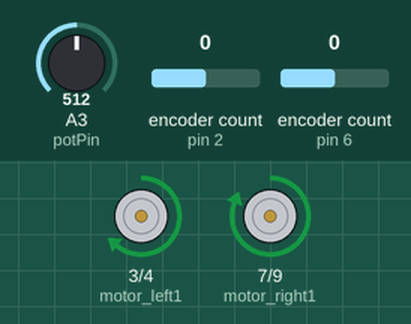
The sketch below on a simulated Arduino Uno, built with avr-gcc and run on an emulated ATmega328P. Shown: motor-driver pin pairs drawn as motors (green arrow = first pin HIGH = forward, orange = second pin HIGH = backward, longer = more drive). The inputs (shaded band) are chosen by the test bench; at power-on: A3 (potPin) = 512, encoder count (sensors on pin 2, pin 6) 0. What the sketch prints to the serial monitor is not drawn.

Above: at 1.2 s.
1.3 s: A3 (potPin) set to 716
At 2.7 s:
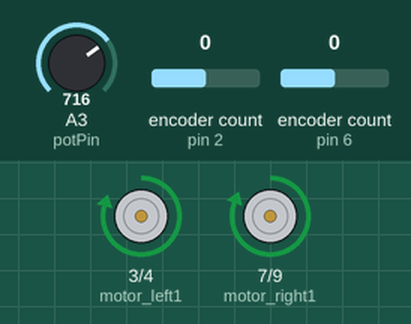
3.0 s: A3 (potPin) set to 576
At 3.7 s:
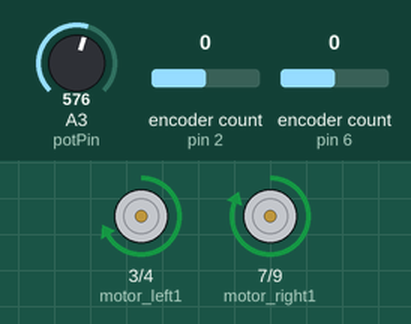
4.8 s: A3 (potPin) set to 554
At 5.5 s:
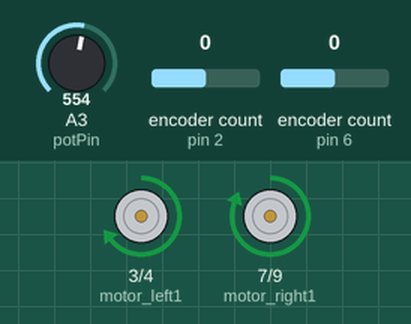
7.8 s: A3 (potPin) set to 306
At 8.8 s:
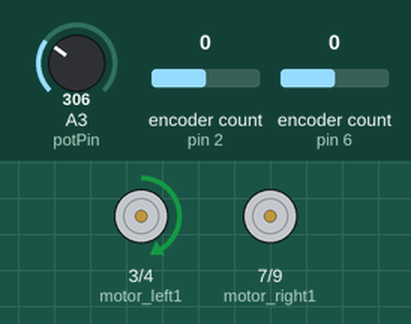
9.6 s: encoder count (sensor on pin 2) set to -1
At 11.0 s:
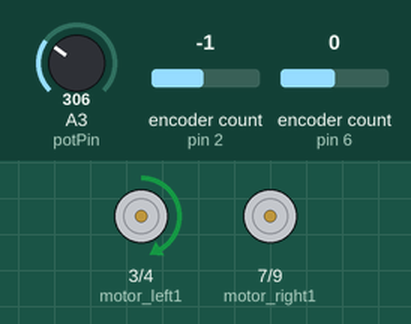
12.6 s: A3 (potPin) set to 122
At 13.6 s:
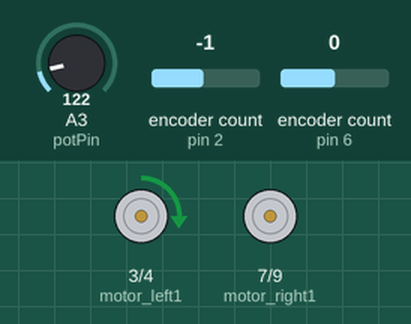
Timing chart, 0 to 15.4 s (numbered marks = the images above; inputs shaded):
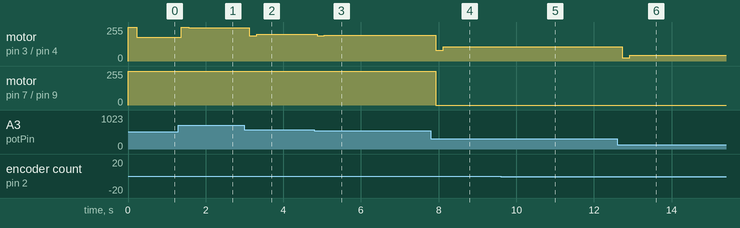

Measured:
- after the input at 1.3 s, motor on pin 3 (motor_left1) / pin 4 (motor_left2): forward 180/255 → forward 255/255 after 0.07 s, → forward 250/255 0.19 s later
- after the input at 3.0 s, motor on pin 3 (motor_left1) / pin 4 (motor_left2): forward 250/255 → forward 189/255 after 0.12 s, → forward 202/255 0.19 s later
- after the input at 4.8 s, motor on pin 3 (motor_left1) / pin 4 (motor_left2): forward 202/255 → forward 191/255 after 0.07 s, → forward 194/255 0.19 s later
- after the input at 7.8 s, motor on pin 3 (motor_left1) / pin 4 (motor_left2): forward 194/255 → forward 82/255 after 0.13 s, → forward 106/255 0.19 s later; motor on pin 7 (motor_right1) / pin 9 (motor_right2): forward 255/255 → stopped after 0.13 s
- after the input at 9.6 s, motor on pin 3 (motor_left1) / pin 4 (motor_left2): forward 106/255 → forward 107/255 after 0.05 s
- after the input at 12.6 s, motor on pin 3 (motor_left1) / pin 4 (motor_left2): forward 107/255 → forward 26/255 after 0.13 s, → forward 43/255 0.19 s later

The sketch:

Dual_Motor_PID.ino
```cpp
#include <Encoder.h>

const int encoderA = 2;
const int encoderB = 5;
const int encoderC = 6;
const int encoderD = 8;

const int motor_left1 = 3;
const int motor_left2 = 4;
const int motor_right1 = 7;
const int motor_right2 = 9;

// Potentiometer
int potPin = A3;
int potVal = 0;

Encoder myEncoderleft(encoderA, encoderB);
Encoder myEncoderright(encoderC, encoderD);

unsigned long lastTime = 0;
float deltaTime = 0.0;

// Left PID
float left_integral = 0.0;
float left_derivative = 0.0;
float left_previousError = 0.0;
float left_pos = 0;
float left_setpoint = 0;
float left_output = 0;
float left_error = 0;

// Right PID
float right_integral = 0.0;
float right_derivative = 0.0;
float right_previousError = 0.0;
float right_pos = 0;
float right_setpoint = 0;
float right_output = 0;
float right_error = 0;

// Universal
float ticksPerDegree = 44.0 * 193.0 / 360.0 / 3.0;

// PID gains
float Kp = 2.0;
float Ki = 0.0;
float Kd = 0.1;

void set_motor(int pin1, int pin2, int speed)
{
    int pwm = constrain(abs(speed), 0, 255);

    if (speed >= 0)
    {
        analogWrite(pin1, pwm);
        analogWrite(pin2, 0);
    }
    else
    {
        analogWrite(pin1, 0);
        analogWrite(pin2, pwm);
    }
}

void setup()
{
    pinMode(motor_left1, OUTPUT);
    pinMode(motor_left2, OUTPUT);
    pinMode(motor_right1, OUTPUT);
    pinMode(motor_right2, OUTPUT);

    pinMode(potPin, INPUT);

    Serial.begin(9600);

    lastTime = millis();

    Serial.println("DUAL PID Controller Ready");
}

void loop()
{
    unsigned long currentTime = millis();
    deltaTime = (currentTime - lastTime) / 1000.0;
    lastTime = currentTime;

    // Read current positions
    left_pos = myEncoderleft.read() / ticksPerDegree;
    right_pos = myEncoderright.read() / ticksPerDegree;

    // Read potentiometer
    potVal = analogRead(potPin);

    // Convert to desired position
    left_setpoint = map(potVal, 0, 1023, 0, 180);
    right_setpoint = left_setpoint;

    // LEFT PID
    left_error = left_setpoint - left_pos;

    left_integral += left_error * deltaTime;

    left_derivative = (left_error - left_previousError) / deltaTime;
    left_previousError = left_error;

    left_output = (Kp * left_error) + (Ki * left_integral) + (Kd * left_derivative);

    left_output = constrain(left_output, -255, 255);

    // RIGHT PID
    right_error = right_setpoint - right_pos;

    right_integral += right_error * deltaTime;

    right_derivative = (right_error - right_previousError) / deltaTime;
    right_previousError = right_error;

    right_output = (Kp * right_error) + (Ki * right_integral) + (Kd * right_derivative);

    right_output = constrain(right_output, -255, 255);

    // Drive motors
    set_motor(motor_left1, motor_left2, (int)left_output);
    set_motor(motor_right1, motor_right2, (int)right_output);

    Serial.print("Setpoint: ");
    Serial.print(left_setpoint);

    Serial.print(", Left Position: ");
    Serial.print(left_pos);

    Serial.print(", Right Position: ");
    Serial.print(right_pos);

    Serial.print(", Left Error: ");
    Serial.print(left_error);

    Serial.print(", Right Error: ");
    Serial.print(right_error);

    Serial.print(", Left OutputPower: ");
    Serial.print(left_output);

    Serial.print(", Right OutputPower: ");
    Serial.println(right_output);

    delay(100);
}
```

comparison.ino
```cpp
//
```
